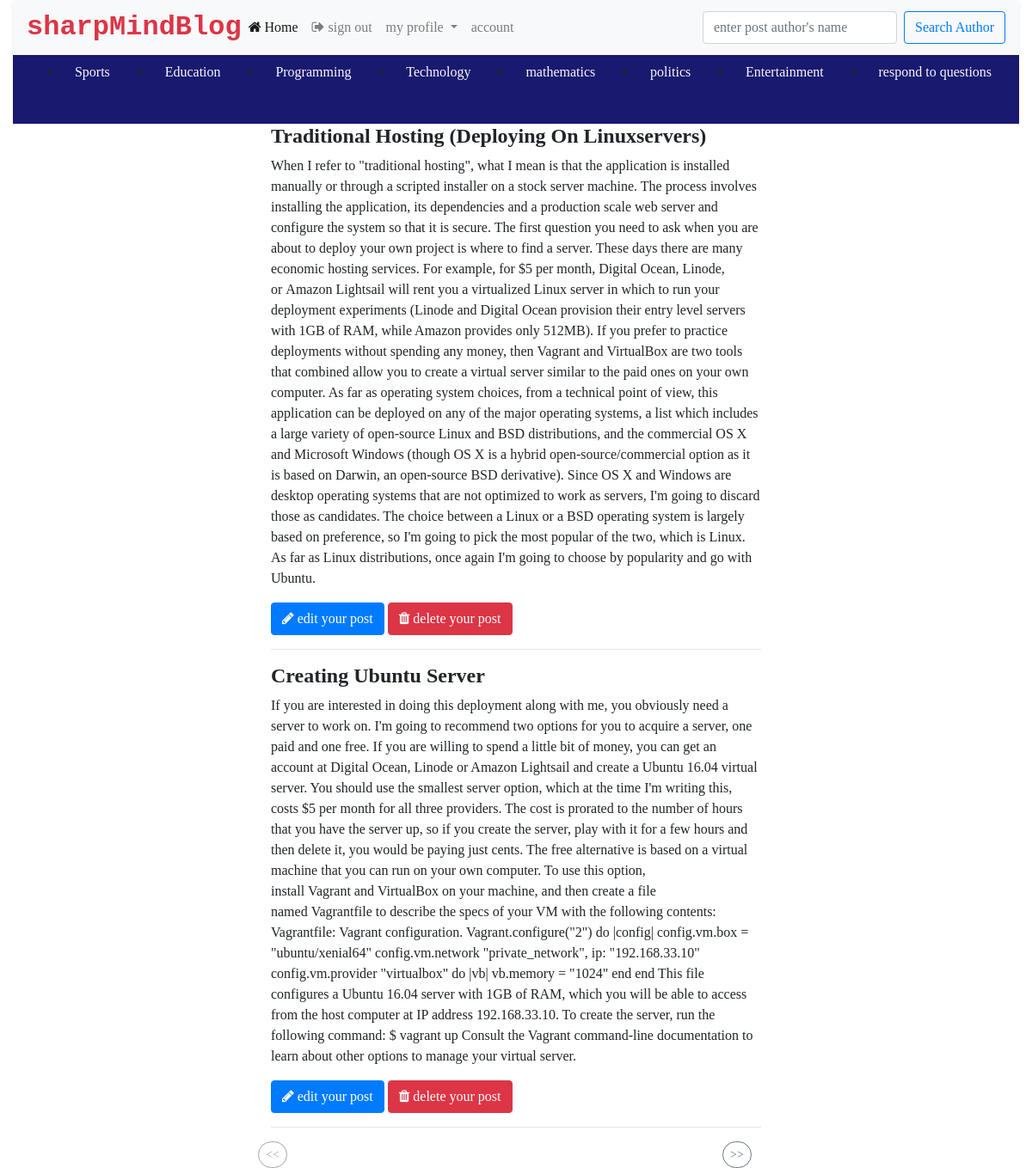
The page /users/all_post (signed in) on the database its author committed.
### src/models/__init__.py (models this page shows, shortened)
class Posts(db.Model):
    id = db.Column(db.Integer, primary_key=True)
    title = db.Column(db.Text, nullable=False)
    post = db.Column(db.Text, nullable=False)
    date = db.Column(db.String(200), default=datetime.today().date)
    upvote = db.Column(db.Integer, default=0)
    category = db.Column(db.String, nullable=False)
    user_id = db.Column(db.ForeignKey('user.id'))

### src/views/__init__.py (the view)
@views_blueprint.route('/all_post', methods=['GET', 'POST'])
def all_posts():
    if not 'username' in session:
        return redirect(url_for('login'))
    page = request.args.get('page', type=int)
    user = User.query.filter_by(name=session['username']).first()
    post = Posts.query.filter_by(user_id=user.id).order_by(Posts.date.desc()).paginate(page=page, per_page=2)
    count = Posts.query.filter_by(user_id=user.id).count()
    return render_template('edit.html', post=post, count=count, user=user, page=page)

### src/views/__init__.py (called while the page is built)
@views_blueprint.before_request
def before_request():
    g.user = None
    if 'username' in session:
        g.user = session['username']

### src/templates/edit.html (shortened to what this page needs)
<!DOCTYPE html>
<html lang="eng">
<head>
    <link rel="stylesheet" href="https://cdnjs.cloudflare.com/ajax/libs/font-awesome/4.7.0/css/font-awesome.min.css">
    <link rel="stylesheet" href="{{url_for('static', filename='css/bootstrap.min.css')}}">
</head>
<body>
    <div class="container-fluid position-fixed" style="z-index: 5;">
        <nav class="navbar navbar-expand-lg navbar-light bg-light shadow-sm">
            <a href="#" class="text text-danger font-weight-bold text-decoration-none" style="font-family: monospace; font-size: 2em;">sharpMindBlog</a>
            <div class="collapse navbar-collapse" id="navbarSupportedContent">
                <ul class="navbar-nav mr-auto">
                    <li class="nav-item active">
                        <a class="nav-link" href="{{url_for('users.home')}}"><span class="fa fa-home"></span> Home</a>
                    </li>
                    <li class="nav-item">
                        <a class="nav-link" href="{{url_for('users.logout')}}"><span class="fa fa-sign-out"></span> sign out</a>
                    </li>
                    <li class="nav-item dropdown">
                        <a class="nav-link dropdown-toggle" href="#" id="navbarDropdown" role="button" data-toggle="dropdown" aria-haspopup="true" aria-expanded="false">
                        my profile
                    </a>
                    </li>
                    <li class="nav-item">
                        <a class="nav-link" href="{{url_for('users.account')}}">account</a>
                    </li>
                </ul>
                <form class="form-inline my-2 my-lg-0" method="POST" action="{{url_for('users.search')}}">
                    <input class="form-control mr-sm-2" type="search" required placeholder="enter post author's name" aria-label="Search" name="name" autocomplete="off">
                    <button class="btn btn-outline-primary my-2 my-sm-0" type="submit">Search Author</button>
                </form>
            </div>
        </nav>
        <nav style="background-color: midnightblue;height: 10vh; width: 100%;">
            <ul class="d-flex" style="justify-content: space-around; margin-left: auto; width: 100%;">
                <li class="nav-item"><a class="nav-link text-light" id="v-pills-sports-tab" href="{{url_for('users.sports')}}">Sports</a></li>
                <li class="nav-item"><a class="nav-link text-light" id="v-pills-education-tab" href="{{url_for('users.education')}}">Education</a></li>
                <li class="nav-item"><a class="nav-link text-light" id="v-pills-programming-tab" href="{{url_for('users.programming')}}">Programming</a></li>
                <li class="nav-item"><a class="nav-link text-light" id="v-pills-technology-tab" href="{{url_for('users.technology')}}">Technology</a></li>
                <li class="nav-item"><a class="nav-link text-light" id="v-pills-mathematics-tab" href="{{url_for('users.mathematics')}}">mathematics</a></li>
                <li class="nav-item"><a class="nav-link text-light" id="v-pills-politics-tab" href="{{url_for('users.politics')}}">politics</a></li>
                <li class="nav-item"><a class="nav-link text-light" id="v-pills-entertainment-tab" href="{{url_for('users.entertainment')}}">Entertainment</a></li>
                <li class="nav-item"><a class="nav-link text-light" id="v-pills-question-tab" href="{{url_for('users.question')}}"> respond to questions</a></li>
            </ul>
        </nav>
    </div>
    <div class="container-fluid mb-5 position-absolute" style="top: 9em">
        <div class="row">
            <div class="col-lg-3">
            </div>
            <div class="col-lg-6 col-md-12">
                 {%for posts in post.items%}
                <h4 class="text text-capitalize font-weight-bolder">{{posts.title}}</h4>
                <p>{{posts.post}}</p>
                <a href="{{url_for('users.edit', id=posts.id)}}" class="btn btn-primary"><span class="fa fa-pencil"></span> edit your post</a>
                <span><a href="{{url_for('users.delete', id=posts.id)}}" class="btn btn-danger"><span class="fa fa-trash"></span> delete your post</a>
                </span>
                <hr> {%endfor%} {%if post.has_prev%}
                <a href="{{url_for( 'users.all_posts', page=post.prev_num)}} " class="btn btn-outline-secondary btn-sm" style="border-radius: 50px; position: absolute; left: 0%;">&lt;&lt;</a> {%else%}
                <a href="{{url_for( 'users.all_posts', page=post.prev_num)}} " class="btn btn-outline-secondary btn-sm disabled" style="border-radius: 50px; position: absolute; left: 0%;">&lt;&lt;</a> {%endif%} {%if post.has_next%}
                <a href="{{url_for( 'users.all_posts', page=post.next_num)}} " class="btn btn-outline-secondary btn-sm " style="border-radius: 50px; position: absolute; left: 90%;">&gt;&gt;</a> {%else%}
                <a href="{{url_for( 'users.all_posts', page=post.next_num)}} " class="btn btn-outline-secondary btn-sm disabled " style="border-radius: 50px; position: absolute; left: 90%;">&gt;&gt;</a> {%endif%}
            </div>
        </div>
    </div>
</body>
</html>

### src/templates/edit.html (style rules this page uses)
* { font-family: san-seriff; font-size: 16px; }

### rows shown on the page
Posts: title "Traditional Hosting (Deploying On Linuxservers)", post "When I refer to \"traditional hosting\", what I mean is that the application is installed manually or through a scripted installer on a stock server machine. The process involves installing the application, its dependencies and a production scale web server and configure the system so that it is secure. The first question you need to ask when you are about to deploy your own project is where to find a server. These days there are many economic hosting services. For example, for $5 per month, Digital Ocean, Linode, or Amazon Lightsail will rent you a virtualized Linux server in which to run your deployment experiments (Linode and Digital Ocean provision their entry level servers with 1GB of…"
Posts: title "Creating Ubuntu Server", post "If you are interested in doing this deployment along with me, you obviously need a server to work on. I'm going to recommend two options for you to acquire a server, one paid and one free. If you are willing to spend a little bit of money, you can get an account at Digital Ocean, Linode or Amazon Lightsail and create a Ubuntu 16.04 virtual server. You should use the smallest server option, which at the time I'm writing this, costs $5 per month for all three providers. The cost is prorated to the number of hours that you have the server up, so if you create the server, play with it for a few hours and then delete it, you would be paying just cents. The free alternative is based on a virtual…"
